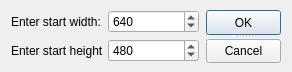
<?xml version="1.0" encoding="UTF-8"?>
<ui version="4.0">
 <class>SizeDialog</class>
 <widget class="QDialog" name="SizeDialog">
  <property name="geometry">
   <rect>
    <x>0</x>
    <y>0</y>
    <width>292</width>
    <height>72</height>
   </rect>
  </property>
  <property name="windowTitle">
   <string>Dialog</string>
  </property>
  <widget class="QWidget" name="layoutWidget">
   <property name="geometry">
    <rect>
     <x>10</x>
     <y>10</y>
     <width>273</width>
     <height>53</height>
    </rect>
   </property>
   <layout class="QHBoxLayout" name="horizontalLayout">
    <item>
     <layout class="QGridLayout" name="gridLayout">
      <item row="0" column="0">
       <widget class="QLabel" name="label">
        <property name="minimumSize">
         <size>
          <width>91</width>
          <height>0</height>
         </size>
        </property>
        <property name="maximumSize">
         <size>
          <width>91</width>
          <height>16777215</height>
         </size>
        </property>
        <property name="text">
         <string>Enter start width:</string>
        </property>
       </widget>
      </item>
      <item row="0" column="1">
       <widget class="QSpinBox" name="wBox">
        <property name="minimumSize">
         <size>
          <width>91</width>
          <height>0</height>
         </size>
        </property>
        <property name="maximumSize">
         <size>
          <width>91</width>
          <height>16777215</height>
         </size>
        </property>
        <property name="maximum">
         <number>1920</number>
        </property>
        <property name="value">
         <number>640</number>
        </property>
       </widget>
      </item>
      <item row="1" column="0">
       <widget class="QLabel" name="label_2">
        <property name="minimumSize">
         <size>
          <width>91</width>
          <height>0</height>
         </size>
        </property>
        <property name="maximumSize">
         <size>
          <width>91</width>
          <height>16777215</height>
         </size>
        </property>
        <property name="text">
         <string>Enter start height:</string>
        </property>
       </widget>
      </item>
      <item row="1" column="1">
       <widget class="QSpinBox" name="hBox">
        <property name="minimumSize">
         <size>
          <width>91</width>
          <height>0</height>
         </size>
        </property>
        <property name="maximumSize">
         <size>
          <width>91</width>
          <height>16777215</height>
         </size>
        </property>
        <property name="maximum">
         <number>1080</number>
        </property>
        <property name="value">
         <number>480</number>
        </property>
       </widget>
      </item>
     </layout>
    </item>
    <item>
     <widget class="QSplitter" name="splitter">
      <property name="orientation">
       <enum>Qt::Vertical</enum>
      </property>
      <widget class="QPushButton" name="okButton">
       <property name="minimumSize">
        <size>
         <width>75</width>
         <height>0</height>
        </size>
       </property>
       <property name="maximumSize">
        <size>
         <width>75</width>
         <height>16777215</height>
        </size>
       </property>
       <property name="text">
        <string>OK</string>
       </property>
      </widget>
      <widget class="QPushButton" name="cancelButton">
       <property name="minimumSize">
        <size>
         <width>75</width>
         <height>0</height>
        </size>
       </property>
       <property name="maximumSize">
        <size>
         <width>75</width>
         <height>16777215</height>
        </size>
       </property>
       <property name="text">
        <string>Cancel</string>
       </property>
      </widget>
     </widget>
    </item>
   </layout>
  </widget>
 </widget>
 <resources/>
 <connections/>
</ui>
